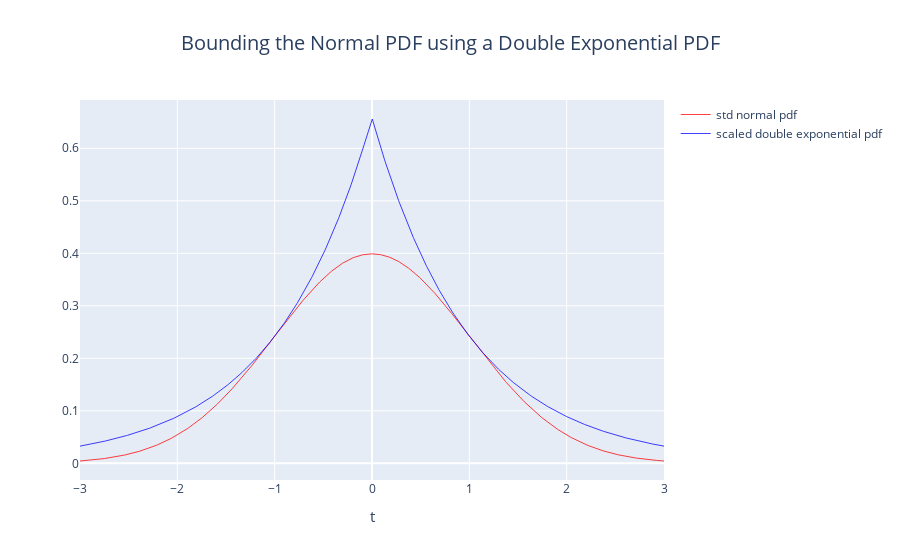

This figure's notebook cell:
### Markdown cell above
For the rejection method, the normal pdf 

$$ f(x) = {1\over \sqrt{2\pi}} e^{-\frac{1}{2}x^2}$$

is bounded above by the scaled double-exponential pdf i.e.

$$ f(x) \leq c g(x)$$

where

$$ g(x) = \frac{1}{2} e^{-\vert x \vert} $$

is the double-exponential pdf, and

$$ c = 2 \sqrt{\frac{e}{2 \pi}} \approx 1.315 $$

This leads to the following algorithm. 

> Repeat:

> > Generate X having an Exponential(1) distribution

> > Generate Y uniform in the interval [0,c*g(X)]

> Until Y < f(X)

> Change the sign of X with probability 1/2

> Return(X)

### Code cell
import plotly.graph_objects as go
import numpy as np
np.random.seed(1)

T=np.linspace(-3,3,1000)

# std normal pdf
def f(x):
    return((1/np.sqrt(2*np.pi))*np.exp(-.5*x*x))
fnew=np.frompyfunc(f,1,1)
y=fnew(T)

# scaled double exponential pdf
def cg(x):
    c=2*np.sqrt(.5*np.e/np.pi)
    g=.5*np.exp(-np.abs(x))
    return(c*g)
cgnew=np.frompyfunc(cg,1,1)
z=cgnew(T)

# Create traces
fig = go.Figure()
fig.add_trace(go.Scatter(x=T, y=y,
                    line=dict(color='red', width=.75),
                    mode='lines',
                    name='std normal pdf'))
fig.add_trace(go.Scatter(x=T, y=z,
                    line=dict(color='blue', width=.75),
                    mode='lines',
                    name='scaled double exponential pdf'))

fig.update_layout(title=dict(text="Bounding the Normal PDF using a Double Exponential PDF",x=.5,font_size=20))
fig.update_layout(xaxis=dict(title="t",title_font_size=15))
fig.update_layout(yaxis=dict(title="",title_font_size=15))
fig.update_layout(showlegend=True)
fig.show()

### Figure 1 — Plotly figure (JSON) as saved in the notebook; plotly's stock layout.template omitted (floating-point values rounded to 4 significant figures; data arrays with more than 128 entries replaced by an {"elided": "..."} marker saying what was removed)
{"data": [{"line": {"color": "red", "width": 0.75}, "mode": "lines", "name": "std normal pdf", "type": "scatter", "x": {"elided": "1000 float values"}, "y": {"elided": "1000 float values"}}, {"line": {"color": "blue", "width": 0.75}, "mode": "lines", "name": "scaled double exponential pdf", "type": "scatter", "x": {"elided": "1000 float values"}, "y": {"elided": "1000 float values"}}], "layout": {"showlegend": true, "title": {"font": {"size": 20}, "text": "Bounding the Normal PDF using a Double Exponential PDF", "x": 0.5}, "xaxis": {"title": {"font": {"size": 15}, "text": "t"}}, "yaxis": {"title": {"font": {"size": 15}, "text": ""}}}}
